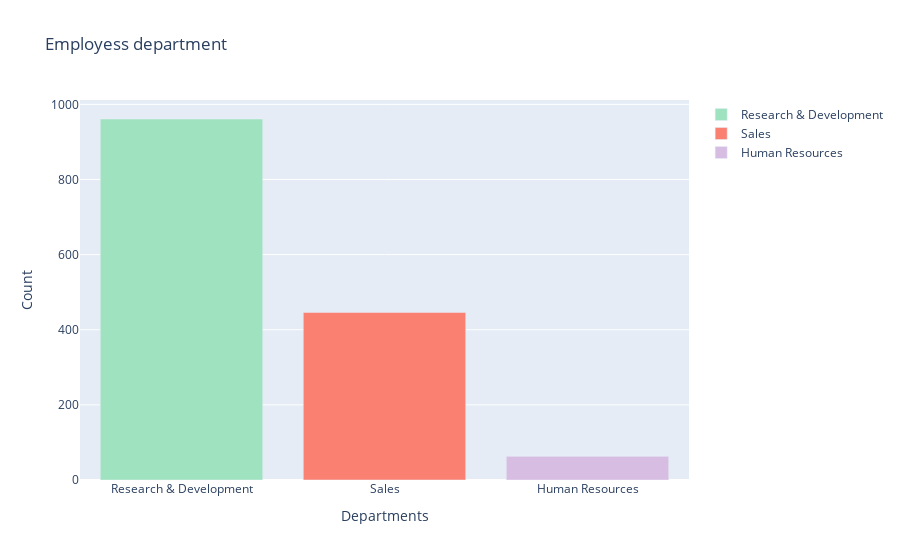

Write notebook code for a chart like this one.
### Code cell
fig = go.Figure(
    data=[
        go.Bar(name="Research & Development", x=['Research & Development'], y=[df['Department'].value_counts()['Research & Development']], marker_color='#9FE2BF'),
        go.Bar(name="Sales", x=['Sales'], y=[df['Department'].value_counts()['Sales']], marker_color='salmon'),
        go.Bar(name="Human Resources", x=['Human Resources'], y=[df['Department'].value_counts()['Human Resources']], marker_color='#D7BDE2'),
])

# Atualização do layout
fig.update_layout(title='Employess department',
                    xaxis_title='Departments',
                    yaxis_title='Count')

# Exibição do gráfico
fig.show()

### Figure 1 — Plotly figure (JSON) as saved in the notebook; plotly's stock layout.template omitted (floating-point values rounded to 4 significant figures)
{"data": [{"marker": {"color": "#9FE2BF"}, "name": "Research & Development", "type": "bar", "x": ["Research & Development"], "y": [961]}, {"marker": {"color": "salmon"}, "name": "Sales", "type": "bar", "x": ["Sales"], "y": [446]}, {"marker": {"color": "#D7BDE2"}, "name": "Human Resources", "type": "bar", "x": ["Human Resources"], "y": [63]}], "layout": {"title": {"text": "Employess department"}, "xaxis": {"title": {"text": "Departments"}}, "yaxis": {"title": {"text": "Count"}}}}
